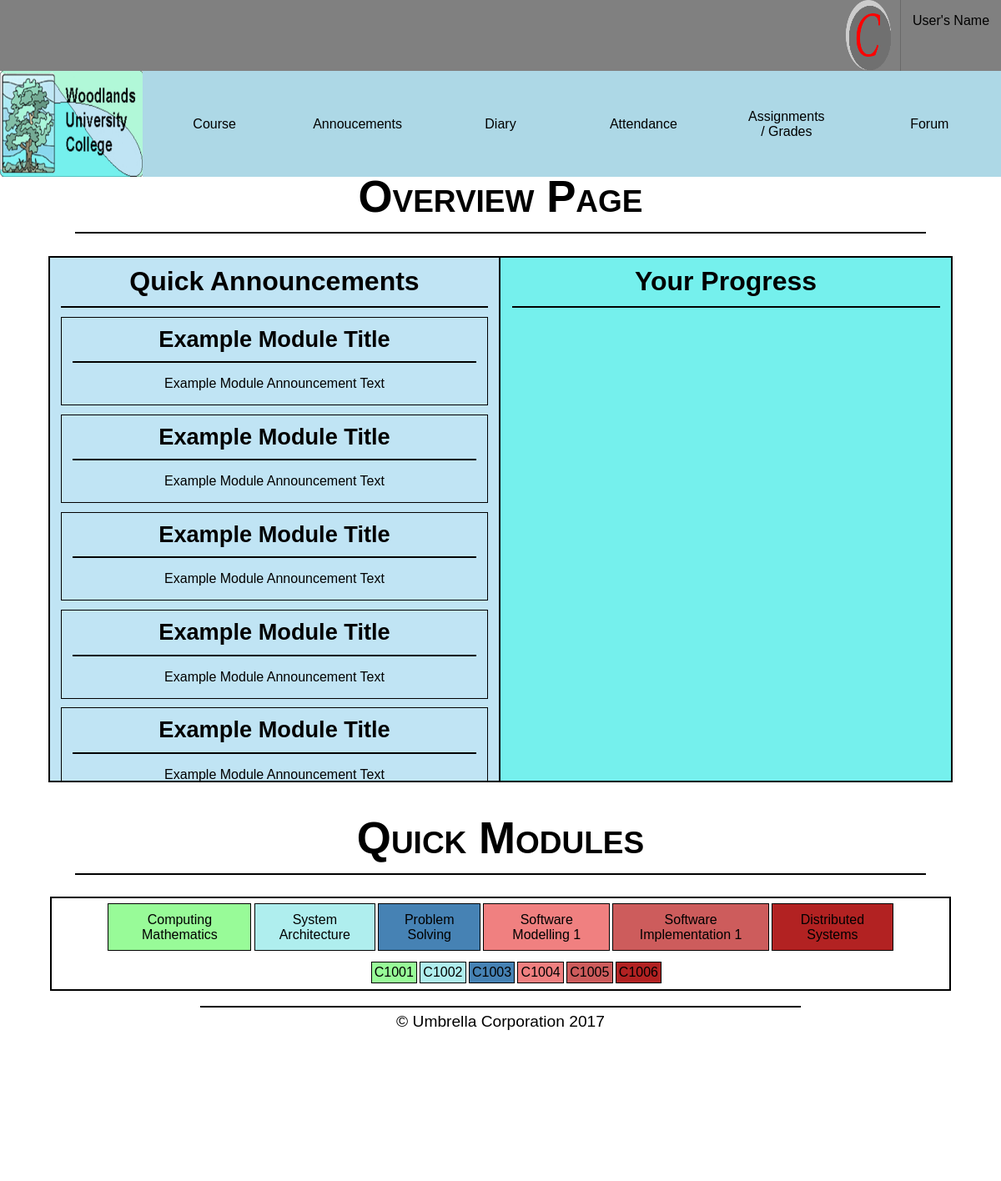
The app's page /overview.php with its own data.
### tables this page shows
CREATE TABLE `modules` (
  `module_code` varchar(24) NOT NULL,
  `level` int(2) DEFAULT NULL,
  `points` int(3) DEFAULT NULL,
  `title` varchar(128) DEFAULT NULL,
  `assessment_1` varchar(10) DEFAULT NULL,
  `assessment_2` varchar(10) DEFAULT NULL,
  `exam` varchar(10) DEFAULT NULL,
  `course_code` varchar(24) DEFAULT NULL,
  PRIMARY KEY (`module_code`)
);

### overview.php (the view, shortened to what this page needs)
<?php
  require 'data-connectoin.php';
  include 'head.php';
  echo '
    <div class="Container">
      <div class="title">
        <h1>Overview Page</h1>
      </div>
      <div class="overview">
        <div class="left">
          <h1>Quick Announcements</h1>
          <div class="aContain">
            <div class="item">
              <h1>Example Module Title</h1>
              <p>Example Module Announcement Text</p>
            </div>
            <div class="item">
              <h1>Example Module Title</h1>
              <p>Example Module Announcement Text</p>
            </div>
            <div class="item">
              <h1>Example Module Title</h1>
              <p>Example Module Announcement Text</p>
            </div>
            <div class="item">
              <h1>Example Module Title</h1>
              <p>Example Module Announcement Text</p>
            </div>
            <div class="item">
              <h1>Example Module Title</h1>
              <p>Example Module Announcement Text</p>
            </div>
            <div class="item">
              <h1>Example Module Title</h1>
              <p>Example Module Announcement Text</p>
            </div>
            <div class="item">
              <h1>Example Module Title</h1>
              <p>Example Module Announcement Text</p>
            </div>
          </div>
        </div>
        <div class="right">
          <h1>Your Progress</h1>
        </div>
      </div>
      <div class="title">
        <h1>Quick Modules</h1>
      </div>
      <div class="tiles">
        <div class="topRow">';
        $stmt = $pdo->prepare('SELECT * FROM modules LIMIT 6');
        $stmt->execute();
        foreach ($stmt as $key)
        {
            echo '<div class="module">' . $key['title'] . '</div>';
        }
          echo '
        </div>
      <div class="bottomRow">';
        $stmt->execute();
        foreach ($stmt as $key)
        {
            echo '<div class="module">' . $key['module_code'] . '</div>';
        }
        echo '
      </div>
    </div>
  </div>
  ';
  include 'foot.php';
 ?>

### head.php (shortened to what this page needs)
<!DOCTYPE html>
<html>
  <head>
    <link rel="stylesheet" href="style.css">
  </head>
  <body>
    <div class="container">
      <div class="topContainer">
        <div class="userTab">
          <div class="userContainer">
            <div class="userImage">
              <img src="Media/image.png" alt="" height="28px" width="28px">
            </div>
            <div class="userName">
              <p>User's Name</p>
            </div>
          </div>
        </div>
        <div class="navigation">
          <ul>
            <a href="overview.php" class="item"><li></li></a>
            <li class="item">Course</li>
            <a href="announcements.php" class="item"><li>Annoucements</li></a>
              <a class="item" href="diary.php"><li>Diary</li></a>
            <a href="attenance.php" class="item"><li>Attendance</li></a>
            <a class="item" href="assessment.php"><li>Assignments<br>/ Grades</li></a>
            <a class="item" href="forum.php"><li>Forum</li></a>
          </ul>
        </div>
      </div>
      <div class="bottomContainer">
        <div class="main">

### foot.php
          <footer class="copyright">
            &copy; Umbrella Corporation 2017
          </footer>
        </div>
      </div>
    </div>
  </body>
</html>

### style.css (style rules this page uses)
html, body { width: 100vw; height: 100vh; padding: 0; margin: 0; background-color: #E9EBEE; font-family: ariel, sans-serif; overflow-x: hidden; overflow-y: hidden; }
.navigation { z-index: 4; width: 100vw; }
.navigation ul { padding: 0; margin: 0; list-style: none; width: 100%; height: 7vh; display: flex; align-items: center; }
.navigation ul .item { font-size: 1em; box-sizing: border-box; text-align: center; width: calc(100% / 7); height: 9vh; transition: all 350ms ease-in-out; background-color: lightblue; align-items: center; display: flex; justify-content: center; cursor: pointer; z-index: 5; text-decoration: none; color: inherit; }
.navigation ul .item:first-child { width: calc(100% / 7); background-image: url('Media/Woodlands%20LogoLarge.jpg'); background-size: 100% 100%; background-position: center; background-repeat: no-repeat; }
.userContainer { right: 0; width: 100%; max-width: 100%; height: 7vh; display: inline-flex; background-color: gray; z-index: 2; overflow-y: hidden; }
.userContainer .userImage { width: 90%; border-right: 1px solid dimgray; overflow-y: hidden; overflow-x: hidden; }
.userContainer .userImage img { width: 5%; height: 85%; margin: 0 94%; overflow-y: hidden; overflow-x: hidden; }
.userContainer .userName { width: 10%; text-align: center; overflow-y: hidden; overflow-x: hidden; }
.topContainer { height: 12.8vh; max-height: 12.8vh; }
.bottomContainer { height: calc(100vh - 12.8vh); max-height: calc(100vh - 12.8); }
.main { width: 100vw; height: 100%; text-align: center; background-color: white; overflow-y: scroll; z-index: 3; }
.title { margin: 0 auto; margin-top: 1% }
.title h1 { padding: 1%; margin: 0 auto 0.5em auto; font-size: 3.3em; width: 85%; border-bottom: 2px solid black; box-sizing: border-box; font-variant: small-caps }
.tiles { border: 2px solid black; max-width: 90%; margin: 1.5% auto; display: flex; flex-direction: column; overflow: hidden; box-sizing: border-box; }
.topRow { display: flex; flex-flow: row; max-width: 95%; margin: 0.4em auto 0.4em auto; }
.bottomRow { display: flex; flex-flow: row; max-width: 95%; margin: 0.4em auto 0.4em auto; }
.module { border: 1px solid black; margin: 0em 0.1em; box-sizing: border-box; padding: 1%; cursor: pointer; }
.module:nth-of-type(1) { background-color: palegreen; }
.module:nth-of-type(2) { background-color: paleturquoise; }
.module:nth-of-type(3) { background-color: steelblue; }
.module:nth-of-type(4) { background-color: lightcoral; }
.module:nth-of-type(5) { background-color: indianred; }
.module:nth-of-type(6) { background-color: firebrick; }
.overview { margin: 2% auto 2% auto; max-width: 90%; border: 2px solid black; display: flex; }
.overview .left { max-width: 50%; width: 50%; max-height: 50vh; background-color: #C0E4F4; border-right: 2px solid black; text-align: center; box-sizing: border-box; }
.overview .left .aContain { overflow-y: scroll; max-height: 40vh; }
.overview .left h1 { width: 95%; margin: 0 auto; border-bottom: 2px solid black; box-sizing: border-box; padding: 2% 0 2% 0; }
.overview .left .item { width: 95%; margin: 2% auto; box-sizing: border-box; border: 1px solid black; }
.overview .left .item h1 { font-size: 1.7em }
.overview .right { max-width: 50%; width: 50%; background-color: #75F0ED; text-align: center; box-sizing: border-box; }
.overview .right h1 { width: 95%; margin: 0 auto; border-bottom: 2px solid black; box-sizing: border-box; padding: 2% 0 2% 0; }
.copyright { width: 60%; margin: 0 auto; font-size: 1.2em; box-sizing: border-box; padding: 0.5%; border-top: 2px solid black; }

### records on screen
modules: title "Computing Mathematics", module_code "C1001"
modules: title "System Architecture", module_code "C1002"
modules: title "Problem Solving", module_code "C1003"
modules: title "Software Modelling 1", module_code "C1004"
modules: title "Software Implementation 1", module_code "C1005"
modules: title "Distributed Systems", module_code "C1006"
